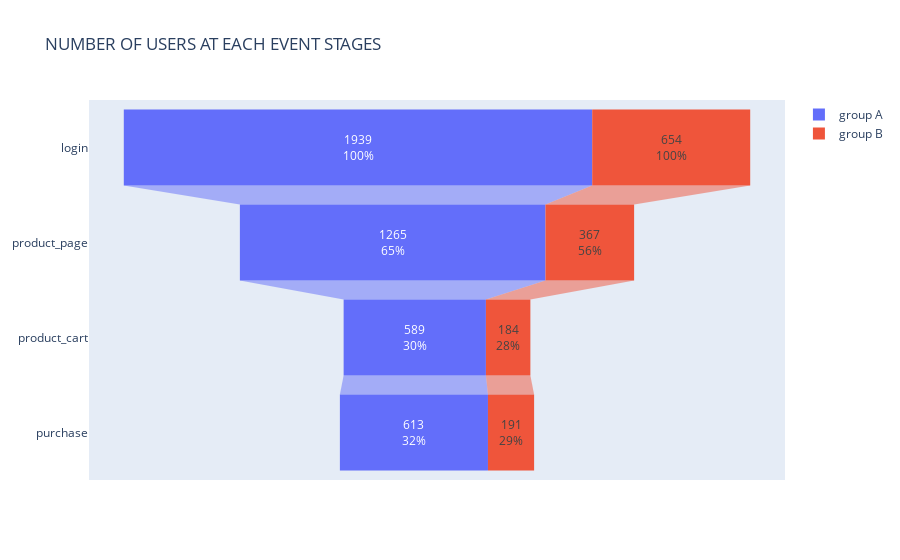
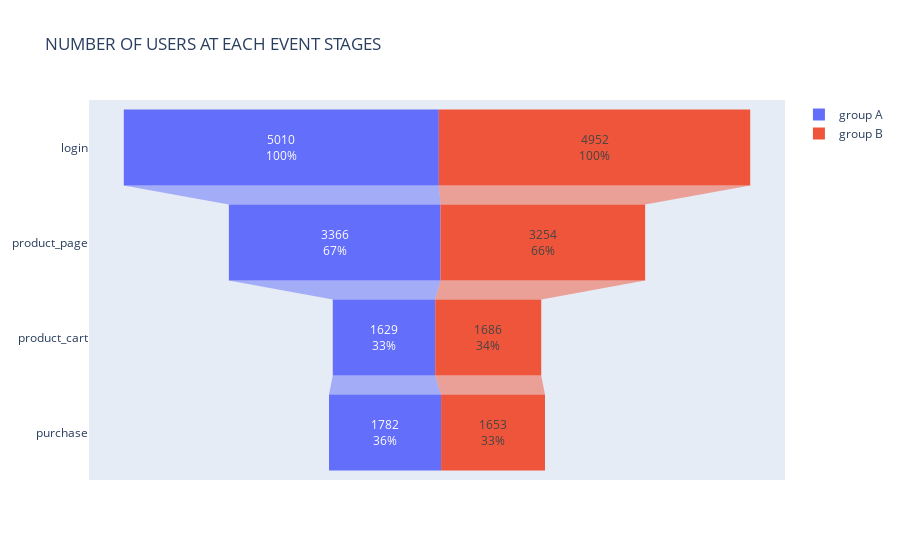

Write notebook code for charts like these, in order.
### Code cell
event_list = ['login', 'product_page', 'product_cart', 'purchase']

for test in test_list:
    sample = events[(~events[test].isna())]

    print('_'*10, '"{}"'.format(test.upper()), '_'*10)
    print()

    # general information
    print('+ Total number of events:', len(sample))
    print('+ Total number of users:', sample['user_id'].nunique())
    print('+ Average number of events per user: {:.2f}'.format(len(sample)/sample['user_id'].nunique()))
    print()

    # plot histogram
    fig, ax = plt.subplots(figsize=(12,3))
    sns.histplot(data=sample, x='event_dt', ax=ax).set_title('HISTOGRAM OF RECORDED EVENT')
    plt.show()

    # plot proportion of events
    fig, ax = plt.subplots(ncols=2, figsize=(12,3))
    Pivot_Columns_Percentage(sample, index='event_dt', column='event_name', value='user_id',        aggfunc='count')[event_list].plot.line(ax=ax[0], title='PROPORTION OF RECORDED EVENT BY DATE')
    ax[0].set(ylabel='Percentage', xlabel='Date')

    # plot proportion of user group
    Pivot_Columns_Percentage(sample, index='event_dt', column=test, value='user_id', aggfunc='nunique').plot.line(ax=ax[1], title='PROPORTION OF GROUP USERS BY DATE')
    ax[1].set(ylabel='Percentage', xlabel='Date')
    plt.show()
    print()

    # graph funnel
    funnel = sample.groupby([test, 'event_name'])['user_id'].nunique().unstack(1)[event_list]
    fig = go.Figure()
    for group in ['A','B']:
        fig.add_trace(go.Funnel(name = 'group '+ group, y = event_list, x = funnel.loc[group],
                                textinfo = "value+percent initial"))
    fig.update_layout(title='NUMBER OF USERS AT EACH EVENT STAGES')
    fig.show()

    print('TIMELINE CONSIDERATION')
    print()
    t1 = sample['first_date'].min()
    t2 = sample['first_date'].max()
    t3 = sample['event_dt'].max()

    print('+ "first_date" range:', t1 , '-', t2)
    print('+ Last "event_dt" recorded:', t3)
    print('+ Number of user active before "first_date" registered:', Subset_Size(sample, sample['event_dt']<sample['first_date'], unique='user_id'))
    print('+ Time gap between last "event_dt" and "first_date":', t3 - t2)
    print()
    # check user converstion time distribution
    print('+ Distribution of conversion time for each event stage ({}):'.format(test))
    display(sample.groupby(['user_id','event_name']).apply(lambda row: row['event_dt'].min() - row['first_date'].min()).unstack(1)[event_list].describe([0.99],datetime_is_numeric=True))
    print()

    print('+ Overlapped marketing campaign:')
    display(dfs['campaign'][((dfs['campaign']['start_dt']>=t1) & (dfs['campaign']['start_dt']<=t3))
                        | ((dfs['campaign']['finish_dt']>=t1) & (dfs['campaign']['finish_dt']<=t3))])

    Breakline()

### Figure 1 — Plotly figure (JSON) as saved in the notebook; plotly's stock layout.template omitted (floating-point values rounded to 4 significant figures)
{"data": [{"name": "group A", "textinfo": "value+percent initial", "type": "funnel", "x": [1939, 1265, 589, 613], "y": ["login", "product_page", "product_cart", "purchase"]}, {"name": "group B", "textinfo": "value+percent initial", "type": "funnel", "x": [654, 367, 184, 191], "y": ["login", "product_page", "product_cart", "purchase"]}], "layout": {"title": {"text": "NUMBER OF USERS AT EACH EVENT STAGES"}}}

### Figure 2 — Plotly figure (JSON) as saved in the notebook; plotly's stock layout.template omitted (floating-point values rounded to 4 significant figures)
{"data": [{"name": "group A", "textinfo": "value+percent initial", "type": "funnel", "x": [5010, 3366, 1629, 1782], "y": ["login", "product_page", "product_cart", "purchase"]}, {"name": "group B", "textinfo": "value+percent initial", "type": "funnel", "x": [4952, 3254, 1686, 1653], "y": ["login", "product_page", "product_cart", "purchase"]}], "layout": {"title": {"text": "NUMBER OF USERS AT EACH EVENT STAGES"}}}
